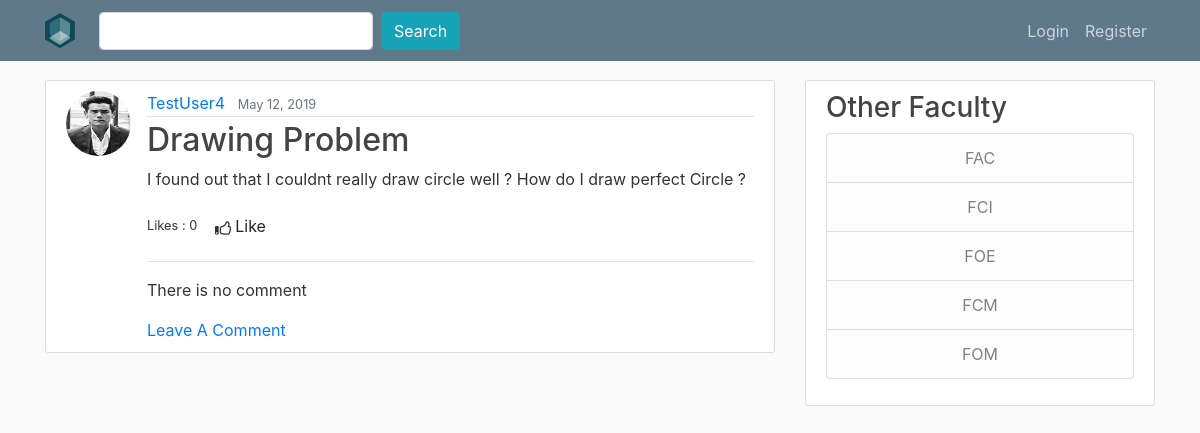
The page /question/drawing-problem/17/ on the database as committed earlier.
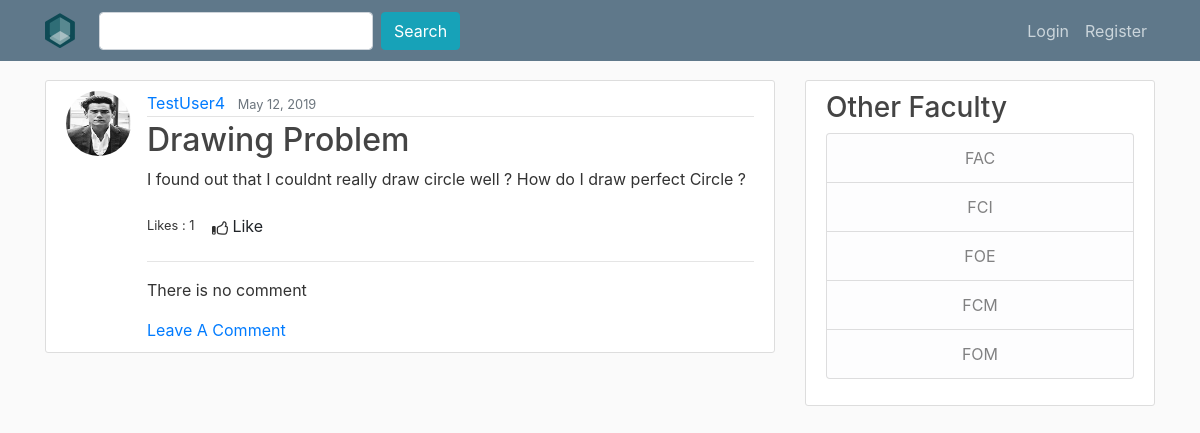
The same page on the database as committed later.
### QnA/models.py (models this page shows, shortened)
class question (models.Model):
    title = models.CharField(max_length=100) #use charfield to limit user input
    liked_by = models.ManyToManyField(User,related_name='liked_by_question',blank = True)
    like = models.IntegerField(default=0)
    slug = models.SlugField(max_length=100)
    content = models.TextField() #use TextField if there is no limit for the content
    date_published = models.DateTimeField(default=timezone.now) #auto-select the current time
    category = models.ForeignKey(category,on_delete=models.CASCADE)
    author = models.ForeignKey(User, on_delete=models.CASCADE) #if the user is deleted the question will be deleted

### users/models.py (models this page shows, shortened)
class Profile(models.Model):
    user = models.OneToOneField(User, on_delete=models.CASCADE)
    image = models.ImageField(default="default.png", upload_to="profile_pics")

### QnA/views.py (the view)
# urls.py: path("question/<slug:slug>/<int:pk>/", QuestionDetailView.as_view(), name='question-detail'),
class QuestionDetailView(DetailView):
    model = question

### QnA/templates/QnA/question_detail.html (shortened to what this page needs)
{% extends "QnA/base.html" %}
{% load static %}
{% block content%}
	<article class="media content-section">
	  <img class="rounded-circle article-img" src="{{ question.author.profile.image.url }}">
	  <div class="media-body">
	    <div class="article-metadata">
	      <a class="mr-2" href="{% url 'user-profile' question.author.username %}">{{ question.author.username }}</a>
				<small class="text-muted">{{ question.date_published|date:"F d, Y" }}</small>
	    </div>
	    <h2 class="article-title">{{ question.title }}</h2>
			<p class="article-content">{{ question.content }}</p>
			<div>
			{% if user in question.liked_by.all %}
						<form method="post">
							{% csrf_token %}
							<small>Likes : {{ question.liked_by.count }}</small>
							<a class="btn" href="{% url 'vote_question' question.slug question.pk %}"><img src="{% static 'Image/dislike.png' %}"> dislike</a>
						</form>
					{% else %}
						<form method="post">
							<small>Likes : {{ question.liked_by.count }}</small>
							<a class="btn" href="{% url 'vote_question' question.slug question.pk %}"><img src="{% static 'Image/like.png' %}"> Like</a>
						</form>
					{% endif %}
			</div>
			<hr>
			{% for comment in question.comments.all %}
				{% if comment.r_token == False %}
					<img class="rounded-circle article-img" src="">
					<a class="mr-2" href="#">{{ comment.author }}</a>
					<small class="text-muted">{{ comment.date_published|date:"F d, Y" }}</small>
					{% if comment.author == user %}
						<div>
							<a class="btn btn-danger btn-sm mt-1 mb-1" style="float:right;position: relative; bottom:70px" href="{% url 'comment-delete' comment.id %}"><img src="{% static 'Image/delete.png' %}"></a>
						</div>
					{% endif %}
					{% if user in comment.liked_by.all %}
						<form method="post">
							{% csrf_token %}
							<small>Likes :{{ comment.liked_by.count }}</small>
							<a class="btn" href="{% url 'vote' comment.id%}"><img src="{% static 'Image/dislike.png' %}"> dislike</a>
						</form>
					{% else %}
						<form method="post">
							{% csrf_token %}
							<small>Likes :{{ comment.liked_by.count }}</small>
							<a class="btn" href="{% url 'vote' comment.id%}"><img src="{% static 'Image/like.png' %}"> Like</a>
						</form>
					{% endif %}
					<p style="border-left:6px solid grey; background-color:lightblue; display: block;">{{ comment.comment }}</p>
					{% if object.author == user and comment.r_token == False  %}
						<a href="{% url 'solution' comment.id %}">This solve my question !</a>
					{% endif %}
				{% elif comment.r_token == True %}
					{% if question.author == user %}
					<a href="{% url 'solution' comment.id %}">Undo this as the solution</a>
					{% endif %}
					<h3>This is the solution !</h3>
					<img class="rounded-circle article-img" src="">
					<a class="mr-2" href="#">{{ comment.author }}</a>
					<small class="text-muted">{{ comment.date_published|date:"F d, Y" }}</small>
					{% if user in comment.liked_by.all %}
						<form method="post">
							{% csrf_token %}
							<small>Likes : {{ comment.liked_by.count }}</small>
							<a class="btn" href="{% url 'vote' comment.id%}"><img src="{% static 'Image/dislike.png' %}"> dislike</a>
						</form>
					{% else %}
						<form method="post">
							{% csrf_token %}
							<small>Likes : {{ comment.liked_by.count }}</small>
							<a class="btn" href="{% url 'vote' comment.id%}"><img src="{% static 'Image/like.png' %}">Like</a>
						</form>
					{% endif %}
					{% if comment.author == user %}
					<a class="btn btn-danger btn-sm mt-1 mb-1" style="float:right;position: relative; bottom:70px" href="{% url 'comment-delete' comment.id %}"><img src="{% static 'Image/delete.png' %}"></a>
	      			{% endif %}
					<p style="border-left:6px solid grey; background-color:lightblue;">{{ comment.comment }}</p>
					{% endif %}
				<hr>
			{% empty %}
				<p>There is no comment</p>
			{% endfor %}
			<a href="{% url 'add-comment' question.slug question.pk %}">Leave A Comment</a>
			<br>
	  </div>
	</article>
{% endblock content %}

Rows that differ between the two databases and show on the page:
changed question "Drawing Problem": liked_by.count "0" → "1"
